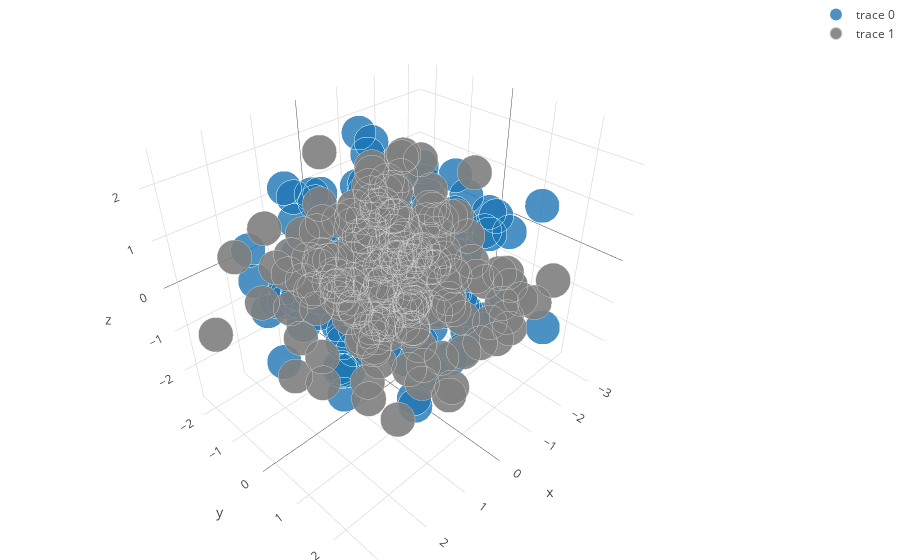

The notebook cell this image was saved under:
### Markdown cell above
### Sample "wow" figure

### Code cell
import plotly
import plotly.graph_objs as go

import numpy as np

x, y, z = np.random.multivariate_normal(np.array([0,0,0]), np.eye(3), 200).transpose()
trace1 = go.Scatter3d(
    x=x,
    y=y,
    z=z,
    mode='markers',
    marker=dict(
        size=12,
        line=dict(
            color='rgba(217, 217, 217, 0.14)',
            width=0.5
        ),
        opacity=0.8
    )
)

x2, y2, z2 = np.random.multivariate_normal(np.array([0,0,0]), np.eye(3), 200).transpose()
trace2 = go.Scatter3d(
    x=x2,
    y=y2,
    z=z2,
    mode='markers',
    marker=dict(
        color='rgb(127, 127, 127)',
        size=12,
        symbol='circle',
        line=dict(
            color='rgb(204, 204, 204)',
            width=1
        ),
        opacity=0.9
    )
)
data = [trace1, trace2]
layout = go.Layout(
    margin=dict(
        l=0,
        r=0,
        b=0,
        t=0
    )
)
fig = go.Figure(data=data, layout=layout)

plotly.offline.init_notebook_mode(connected=True)

# Plot and embed in ipython notebook
plotly.offline.iplot(fig)

### Figure 1 — Plotly figure (JSON) as saved in the notebook; plotly's stock layout.template omitted (floating-point values rounded to 4 significant figures; data arrays with more than 128 entries replaced by an {"elided": "..."} marker saying what was removed)
{"data": [{"marker": {"line": {"color": "rgba(217, 217, 217, 0.14)", "width": 0.5}, "opacity": 0.8, "size": 12}, "mode": "markers", "type": "scatter3d", "x": {"elided": "200 float values"}, "y": {"elided": "200 float values"}, "z": {"elided": "200 float values"}}, {"marker": {"color": "rgb(127, 127, 127)", "line": {"color": "rgb(204, 204, 204)", "width": 1}, "opacity": 0.9, "size": 12, "symbol": "circle"}, "mode": "markers", "type": "scatter3d", "x": {"elided": "200 float values"}, "y": {"elided": "200 float values"}, "z": {"elided": "200 float values"}}], "layout": {"margin": {"b": 0, "l": 0, "r": 0, "t": 0}}}
